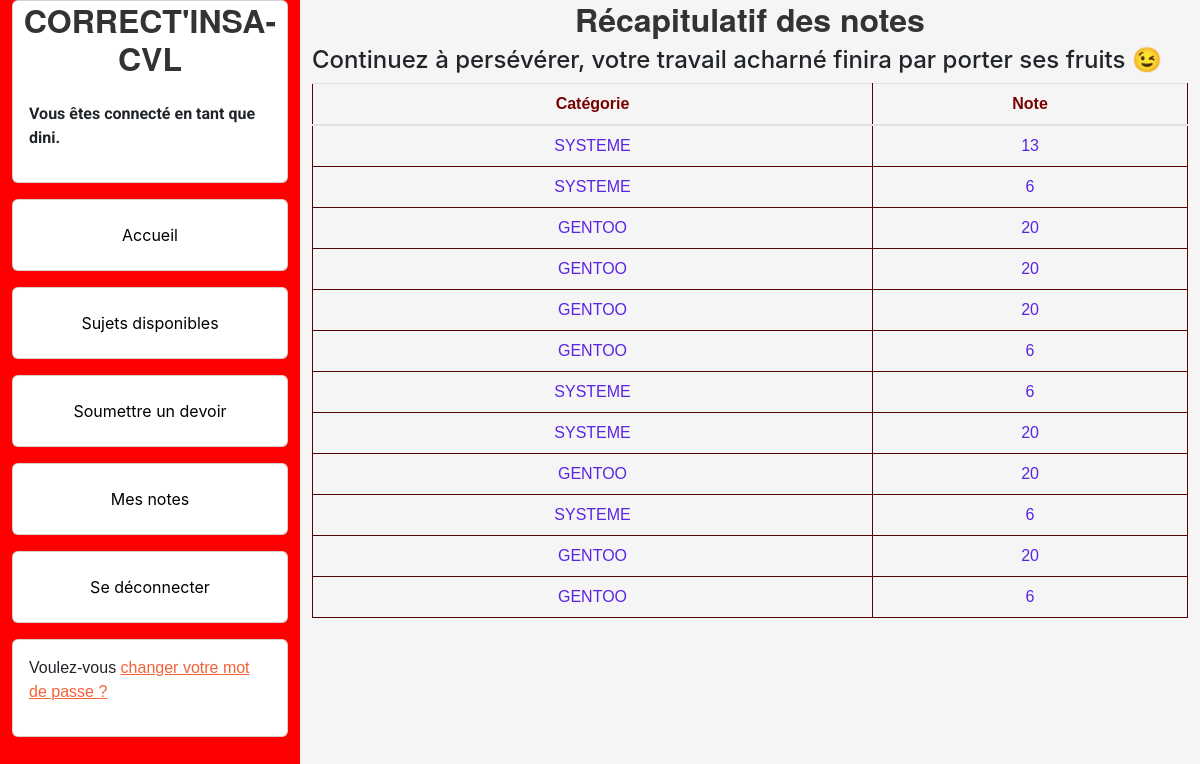
/mes_notes/ (signed in), run on an earlier commit of the app's database.
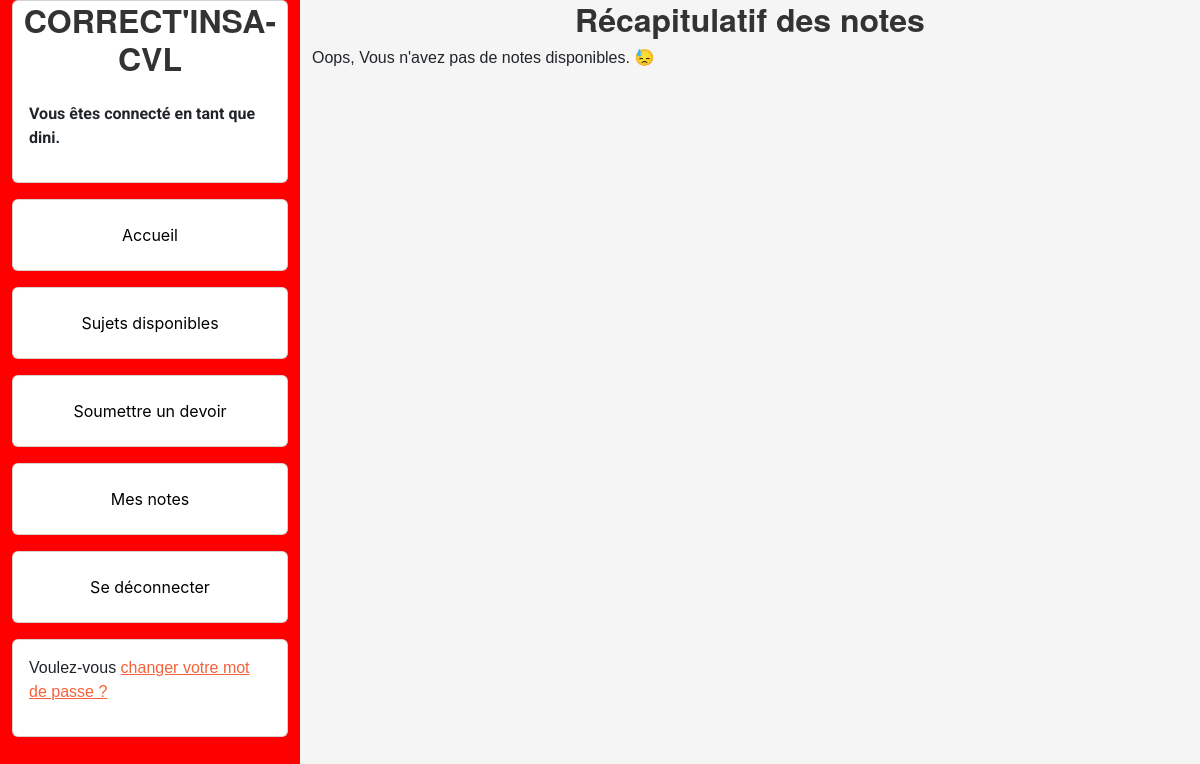
And on a later commit of the database.
### authentication/models.py (models this page shows)
class User(AbstractUser):
    PROFESSOR = 'PROFESSOR'
    STUDENT = 'STUDENT'
    ROLE_CHOICES = (
        (PROFESSOR, 'Professeur'),
        (STUDENT, 'Etudiant'),
    )
    role = models.CharField(max_length=30, choices=ROLE_CHOICES, verbose_name='rôle')

### blog/models.py (models this page shows, shortened)
class Resultat(models.Model):
    id_user = models.ForeignKey(authentication.models.User,
                                on_delete=models.CASCADE)
    id_subject = models.ForeignKey(Subject,
                                   on_delete=models.CASCADE)
    note= models.IntegerField(default=-1)

class Subject(models.Model):
    SYSTEME='SYSTEME'
    GENTOO = 'GENTOO'
    RESEAU = 'RESEAU'
    CATEGORY_CHOICES = (
        (SYSTEME, 'TP_Systeme'),
        (GENTOO, 'TP_Gentoo'),
        (RESEAU, 'TP_Reseau')
    )
    id_user = models.ForeignKey(authentication.models.User,
                                on_delete=models.CASCADE)
    subject = models.FileField(null=True, default=None, upload_to="data/subject_files/")
    categorie = models.CharField(choices=CATEGORY_CHOICES, max_length=30, default=SYSTEME)
    correction = models.FileField(upload_to="data/corrections/")
    devoir = models.FileField(null=True, upload_to="data/devoirs/")

### blog/views.py (the view)
# urls.py: path('mes_notes/',blog.views.view_notes, name='notes'),
def view_notes(request):
    user = request.user
    results = Resultat.objects.select_related('id_subject').filter(id_user=user)
    return render(request, 'blog/notes.html', {'results': results})

### blog/templates/blog/notes.html (shortened to what this page needs)
{% extends 'base.html' %}
{% load static %}
{% block content %}
    {% if results or results1 %}
        <h1>Récapitulatif des notes </h1>
        <table class="table">
            {% if user.role == 'STUDENT' %}
            <h4>Continuez à persévérer, votre travail acharné finira par porter ses fruits  &#128521; </h4>
            <thead>
                <tr>
                    <th>Catégorie</th>
                    <th>Note</th>
                </tr>
            </thead>
            <tbody>
                {% for result in results %}
                    <tr>
                        <td>{{ result.id_subject.categorie }}</td>
                        <td>{{ result.note }}</td>
                    </tr>
                {% endfor %}
            </tbody>
            {% endif %}
        </table>
    {% else %}
    <h1>Récapitulatif des notes </h1>
        <p class="no-notes-message">Oops, Vous n'avez pas de notes disponibles.  &#128531;</p>
    {% endif %}
{% endblock content %}

### templates/base.html (shortened to what this page needs)
<!DOCTYPE html>
<html lang="fr">
    <head>
        {% block extra_css %}
        {% load static %}
        <link rel="stylesheet" href="https://maxcdn.bootstrapcdn.com/bootstrap/4.0.0/css/bootstrap.min.css">
        <link rel="stylesheet" type="text/css" href="{% static 'css/styles.css' %}">
        {% endblock extra_css %}
    </head>
    <body id="element">
        <div class="container-fluid h-100">
            <div class="row vh-100">
                <div class="col-3 d-flex flex-column" style="background-color: red;">
                    <div class="card  mb-3">
                        <h1>CORRECT'INSA-CVL</h1>
                        <div class="card-body  text-white-card">
                            {%  if user.is_authenticated %}
                                <p>Vous êtes connecté en tant que {{ user }}.</p>
                            {% endif %}
                        </div>
                    </div>
                    {% if user.is_authenticated %}
                        <div class="card mb-3">
                            <div class="card-body">
                                <a href="{% url 'home' %}" class="btn btn-outline-primary btn-block ">Accueil</a>
                            </div>
                        </div>
                        <div class="card mb-3">
                            <div class="card-body">
                                <a href="{% url 'availables' %}" class="btn btn-outline-primary btn-block ">Sujets disponibles</a>
                            </div>
                        </div>
                        {% if user.role == 'STUDENT' %}
                            <div class="card bg- mb-3">
                                <div class="card-body">
                                    <a href="{% url 'e_submit' %}" class="btn btn-outline-primary btn-block">Soumettre un devoir</a>
                                </div>
                            </div>
                            <div class="card  mb-3">
                                <div class="card-body">
                                    <a href="{% url 'notes' %}" class="btn btn-outline-primary btn-block ">Mes notes</a>
                                </div>
                            </div>
                        {% endif %}
                        <div class="card  mb-3">
                            <div class="card-body">
                                <a href="{% url 'logout' %}" class="btn btn-outline-primary btn-block">Se déconnecter</a>
                            </div>
                        </div>
                        <div class="card  mb-3">
                            <div class="card-body">
                                <p>Voulez-vous <a href="{% url 'password_change' %}">changer votre mot de passe ?</a></p>
                            </div>
                        </div>
                    {% endif %}
                </div>
                <div class="col-9">
                    {% block content %}{% endblock content %}
                </div>
            </div>
        </div>
    </body>
</html>

### templates/base.html (style rules this page uses)
h1 { text-align: center; font-family: "Helvetica Neue", Helvetica, Arial, sans-serif; font-size: 32px; font-weight: bold; color: #333333; }

What changed in the data, as far as the page shows it:
removed Resultat: id_subject.categorie "SYSTEME", note "13"
removed Resultat: id_subject.categorie "SYSTEME", note "6"
removed Resultat: id_subject.categorie "GENTOO", note "20"
removed Resultat: id_subject.categorie "GENTOO", note "20"
removed Resultat: id_subject.categorie "GENTOO", note "20"
removed Resultat: id_subject.categorie "GENTOO", note "6"
removed Resultat: id_subject.categorie "SYSTEME", note "6"
removed Resultat: id_subject.categorie "SYSTEME", note "20"
removed Resultat: id_subject.categorie "GENTOO", note "20"
removed Resultat: id_subject.categorie "SYSTEME", note "6"
removed Resultat: id_subject.categorie "GENTOO", note "20"
removed Resultat: id_subject.categorie "GENTOO", note "6"
Also different on the page:
text no longer shown: "Continuez à persévérer, votre travail acharné finira par porter ses fruits 😉 Catégorie Note"
text now shown: "Oops, Vous n'avez pas de notes disponibles. 😓"
